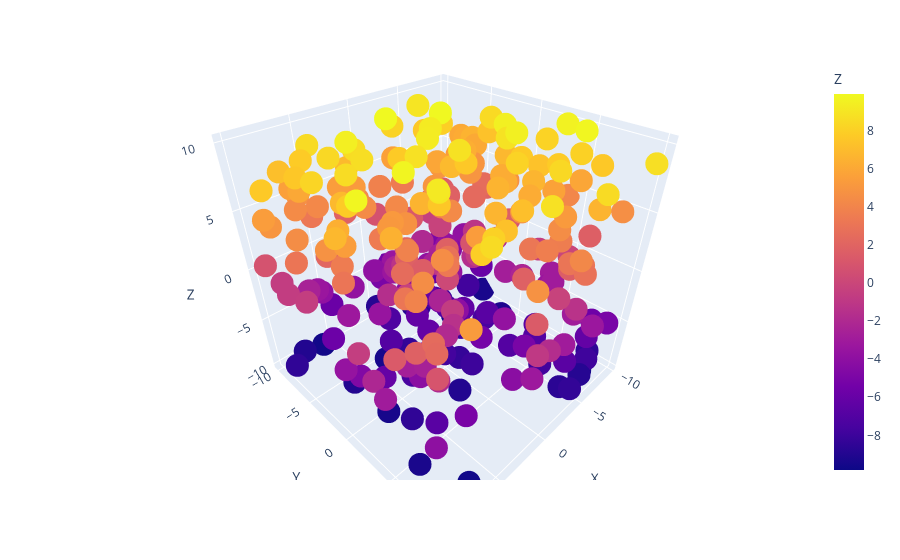

The code cell stored with this chart in its notebook:
### Markdown cell above
1. Using the given dataset, to generate a 3D scatter plot to visualize the distribution of data points in a threedimensional space.

### Code cell
import numpy as np
import pandas as pd
import plotly.express as px

np.random.seed(30)
data = {
    'X': np.random.uniform(-10, 10, 300),
    'Y': np.random.uniform(-10, 10, 300),
    'Z': np.random.uniform(-10, 10, 300)
}
df = pd.DataFrame(data)

fig = px.scatter_3d(df, x='X', y='Y', z='Z', color='Z')
fig.show()

### Figure 1 — Plotly figure (JSON) as saved in the notebook; plotly's stock layout.template omitted (floating-point values rounded to 4 significant figures; data arrays with more than 128 entries replaced by an {"elided": "..."} marker saying what was removed)
{"data": [{"hovertemplate": "X=%{x}<br>Y=%{y}<br>Z=%{marker.color}<extra></extra>", "legendgroup": "", "marker": {"color": {"elided": "300 float values"}, "coloraxis": "coloraxis", "symbol": "circle"}, "mode": "markers", "name": "", "scene": "scene", "showlegend": false, "type": "scatter3d", "x": {"elided": "300 float values"}, "y": {"elided": "300 float values"}, "z": {"elided": "300 float values"}}], "layout": {"autosize": true, "coloraxis": {"colorbar": {"title": {"text": "Z"}}, "colorscale": [[0, "#0d0887"], [0.1111, "#46039f"], [0.2222, "#7201a8"], [0.3333, "#9c179e"], [0.4444, "#bd3786"], [0.5556, "#d8576b"], [0.6667, "#ed7953"], [0.7778, "#fb9f3a"], [0.8889, "#fdca26"], [1, "#f0f921"]]}, "legend": {"tracegroupgap": 0}, "margin": {"t": 60}, "scene": {"aspectmode": "auto", "aspectratio": {"x": 0.9933, "y": 1.007, "z": 0.9996}, "camera": {"center": {"x": 0, "y": 0, "z": 0}, "eye": {"x": 1.052, "y": 1.052, "z": 1.052}, "projection": {"type": "perspective"}, "up": {"x": 0, "y": 0, "z": 1}}, "domain": {"x": [0, 1], "y": [0, 1]}, "xaxis": {"title": {"text": "X"}, "type": "linear"}, "yaxis": {"title": {"text": "Y"}, "type": "linear"}, "zaxis": {"title": {"text": "Z"}, "type": "linear"}}}}
